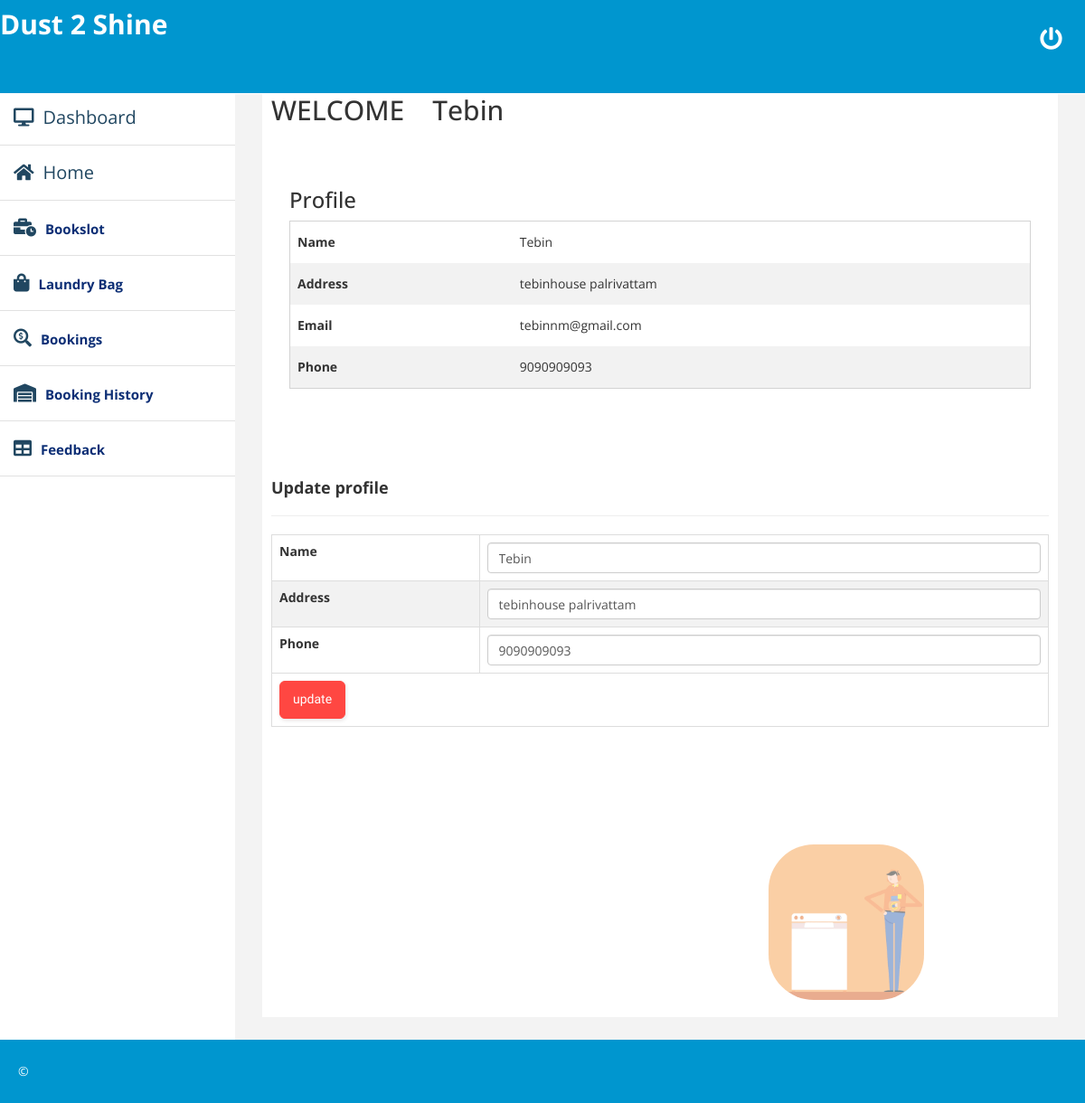
Screenshot of /users/index.php?option=profile (signed in) with the database file from the repository.
### tables this page shows
CREATE TABLE `tbl_users` (
  `userid` int(11) NOT NULL,
  `login_id` int(11) NOT NULL,
  `name` varchar(50) NOT NULL,
  `phone` varchar(50) NOT NULL,
  `address` varchar(50) NOT NULL,
  `id_proof` varchar(500) NOT NULL
);

### users/progile.php (the view, shortened to what this page needs)
<?php
include('config.php');
if (isset($_SESSION['user'])) {
  $id = $_SESSION['user'];
  extract($_REQUEST);
?>
  <?php
  $sql = mysqli_query($con, "SELECT * FROM tbl_users u,tbl_login l WHERE  u.login_id=$id and l.login_id=$id ");
  $result = mysqli_fetch_assoc($sql);
  ?>
  <html>
  <head>
  </head>
  </html>
  <div style="position: relative;top:20px;padding:20px;margin-bottom:100px;">
    <h3>Profile</h3>
    <table style="border:1px solid lightgrey;">
      <tr>
        <th>Name</th>
        <td><?php echo $result['name']; ?></td>
      </tr>
      <tr>
        <th>Address</th>
        <td><?php echo $result['address']; ?></td>
      </tr>
      <tr>
        <th>Email</th>
        <td><?php echo $result['email']; ?></td>
      </tr>
      <tr>
        <th>Phone</th>
        <td><?php echo $result['phone']; ?></td>
      </tr>
    </table>
  </div>
  <form method="POST" enctype="multipart/form-data">
    <table class="table table-bordered">
      <h4 style="font-weight: bolder;">Update profile</h4>
      <hr>
      <tr>
        <th>Name</th>
        <td><input type="text" name="name" class="form-control" value="<?php echo $result['name']; ?>" />
        </td>
      </tr>
      <tr>
        <th>Address</th>
        <td><input type="text" name="address" class="form-control" value="<?php echo $result['address']; ?>" />
        </td>
      </tr>
      <tr>
        <th>Phone</th>
        <td><input type="text" name="phone" class="form-control" value="<?php echo $result['phone']; ?>" />
        </td>
      </tr>
      <tr>
        <td colspan="2">
          <input type="submit" class="button-24" value="update" name="update" />
        </td>
      </tr>
    </table>
  </form>
  </html>
<?php
}
?>

### users/index.php (shortened to what this page needs)
<?php
include('config.php');
if (isset($_SESSION['user'])) {
    $id = $_SESSION['user'];
    $sel = mysqli_query($con, "select * from tbl_users where login_id=$id");
    $f = mysqli_fetch_array($sel);
?>
    <!DOCTYPE html>
    <html xmlns="http://www.w3.org/1999/xhtml">
    <head>
        <link href="assets/css/bootstrap.css" rel="stylesheet" />
        <link href="assets/css/font-awesome.css" rel="stylesheet" />
        <link href="assets/css/custom.css" rel="stylesheet" />
        <link rel="stylesheet" href="https://cdnjs.cloudflare.com/ajax/libs/font-awesome/5.12.0-2/css/all.min.css">
    </head>
    <body>
        <div id="wrapper">
            <div class="navbar navbar-inverse navbar-fixed-top">
                <div class="adjust-nav">
                    <div class="navbar-header">
                         <h5 style="font-weight: bolder;font-size: 30px ;color: #ffffff"> Dust 2 Shine</h5>
                        <a class="navbar-brand" href="#">
                        </a>
                    </div>
                    <span class="logout-spn">
                        <a  href="logout.php" style="color: white"><li style="font-weight: bolder;font-size: 25px;  margin-top: 20px;" class="fas fa-power-off"></li></a>
                    </span>
                </div>
            </div>
            <nav class="navbar-default navbar-side" role="navigation">
                <div class="sidebar-collapse">
                    <ul class="nav" id="main-menu">
                        <li>
                            <a href="index.php?option=profile"><i class="fa fa-desktop "></i>Dashboard <span class="badge"></span></a>
                        </li>
                        <li>
                            <a href="index.php?option=home"><i class="fas fa-home"></i>Home <span class="badge"></span></a>
                        </li>
                        <li>
                            <a href="index.php?option=vw"><i class="fas fa-business-time "></i><span class="badge">Bookslot</span></a>
                        </li>
                        <li class="">
                            <a href="index.php?option=vc"><i class="fas fa-shopping-bag "></i><span class="badge">Laundry Bag</span></a>
                        </li>
                         <li class="">
                            <a href="index.php?option=summary"><i class="   fas fa-search-dollar"></i><span class="badge">Bookings</span></a>
                        </li>
                        <li class="">
                            <a href="index.php?option=history"><i class="   fas fa-warehouse "></i><span class="badge">Booking History</span></a>
                        </li>
                        <li class="">
                            <a href="index.php?option=feed"><i class="fa fa-table"></i><span class="badge">Feedback</span></a>
                        </li>
                    </ul>
            </nav>
            <div id="page-wrapper">
                <div id="page-inner" >
                    <div class="row">
                        <div class="col-md-12">
                            <h2><?php echo 'WELCOME &nbsp&nbsp&nbsp;' . $f['name']; ?></h2>
                            <?php
                            @$opt = $_GET['option'];
                            if ($opt == "home") {
                                include('home.php');
                            }else if ($opt == "vw") {
                                include('bookslot.php');
                            }else if ($opt == "home") {
                                include('home.php');
                            }else if ($opt == "vc") {
                                include('cart.php');
                            } else if ($opt == "profile") {
                                include('progile.php');
                            }else if ($opt == "history") {
                                include('booking_history.php');
                            }else if ($opt == "summary") {
                                include('summary.php');
                            }else if ($opt == "feed") {
                                include('user_feedback.php');
                            }else if ($opt == "tran") {
                                include('order_details.php');
                            }else if ($opt == "pay") {
                                include('payment.php');
                            }
                            ?>
                      <img src="assets/img/gif.gif" width="20%" style="margin-left: 550px;margin-top: 110px;border-radius: 50px;opacity: 0.5;">
        <div class="footer">
            <div class="row">
                <div class="col-lg-12">
                    &copy; <a href="http://binarytheme.com" style="color:#fff;" target="_blank"></a>
                </div>
            </div>
        </div>
    </body>
    </html>
<?php
}
?>

### users/assets/css/custom.css (style rules this page uses)
body { font-family: 'Open Sans', sans-serif; line-height:30px; }
#wrapper { width: 100%; margin-top:50px; }
#page-wrapper { padding: 15px 15px; min-height: 600px; background:#F3F3F3; }
#page-inner { width:100%; margin:10px 20px 10px 0px; background-color:#fff; padding:10px; min-height:1050px; }
.sidebar-collapse .nav { padding:0; padding-top:50px; }
.sidebar-collapse > .nav > li > a { padding:15px ; color: #214761; font-weight: 900PX; font-size: 20px; }
.sidebar-collapse > .nav > li { border-bottom:1px solid #e1e1e1; }
.navbar-side { border:none; background-color: #fff; }
.navbar-inverse { background-color: #0096cf; border-color: #ffff; min-height: 40px; }
.nav > li > a > i { margin-right:10px; }
.logout-spn { float:right; color:#fff; font-size:25px; font-weight:800; margin:20px; margin: 10px 25px 10px 50px; }
.logout-spn a { text-decoration:none; }
.footer { background-color: #0096cf; width:100%; color:#fff; padding:20px 50px 20px 50px; padding-left:20px; }
@media (min-width:768px) { #page-wrapper { margin: 0 0 0 260px; border-color: #2F4F4F; padding: 15px 30px; min-height: 1050px; } }
@media (min-width:768px) { .navbar-side { z-index: 1; position: absolute; width: 260px; } }

### users/progile.php (style rules this page uses)
.button-24 { background: #FF4742; border: 1px solid #FF4742; border-radius: 6px; box-shadow: rgba(0, 0, 0, 0.1) 1px 2px 4px; box-sizing: border-box; color: #FFFFFF; cursor: pointer; display: inline-block; font-family: nunito,roboto,proxima-nova,"proxima nova",sans-serif; font-size: 14px; line-height: 16px; min-height: 30px; outline: 0; padding: 12px 14px; text-align: center; text-rendering: geometricprecision; text-transform: none; user-select: none; -webkit-user-select: none; touch-action: manipulation; vertical-align: middle; }
table { border-collapse: collapse; width: 100%; }
th, td { text-align: left; padding: 8px; }
tr:nth-child(even) { background-color: #f2f2f2; }

### rows the page displays
tbl_users: name "Tebin", address "tebinhouse palrivattam", login.email "tebinnm@gmail.com", phone "9090909093"
